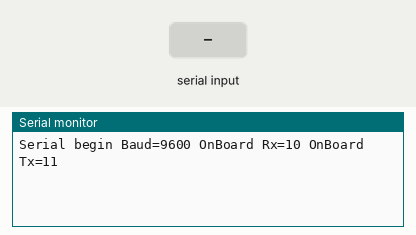
Simulated run of this sketch. Board: Arduino Uno, built with avr-gcc and run on an emulated ATmega328P. Shown: the last lines printed to the serial monitor. Inputs (shaded band) come from the test bench.

Above: at 1.2 s.
1.3 s: "1" received over the second serial link
At 2.3 s:
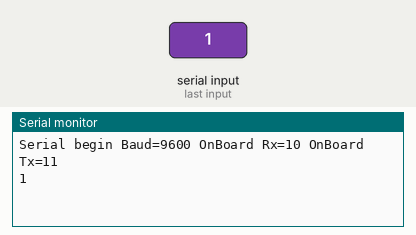
2.8 s: "0" received over the second serial link
At 3.4 s:
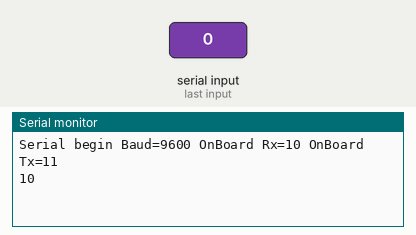

Measured:
- after the input at 1.3 s, the serial monitor: prints a new line at once (image 1)
- after the input at 2.8 s, the serial monitor: prints a new line at once (image 2)

The sketch:

blurtooth_try.ino
```cpp
/*
 Bluetooth AT Command 傳送 kah 接收。
序列視窗下腳 e (沒有行結尾) 選項，愛考慮,試用 zitlex!
配對密碼:1234

...
 */

//HC-06 AT COMMAND:
//AT               // OK
//AT+NAMEJOY2      // Name=JOY2
//AT+VERSION       // panfpunr
//AT+BAUD4         // Baud=9600
//AT+ROLE          // not support
//AT+ADDR          // not support
//AT+PSWD          // not support
//AT+UART          // not support

#ifndef SS_SOFTWARE_SERIAL
#define SS_SOFTWARE_SERIAL
#include <SoftwareSerial.h>
#endif

enum { UnoBoard_Rx=10, UnoBoard_Tx=11, Baud=9600 };
SoftwareSerial BT(UnoBoard_Rx, UnoBoard_Tx);  // Bluetooth_Tx===UnoBoard_Rx
void setup() {

  Serial.begin(Baud);
  BT.begin(Baud);

  Serial.println(
     String("Serial begin Baud=")+
     String(Baud)+
     String(" OnBoard Rx=")+
     String(UnoBoard_Rx)+
     String(" OnBoard Tx=")+
     String(UnoBoard_Tx)
     );
}

//-----------------------------
void loop() {

  while( BT.available() ){
    Serial.write( BT.read() );
  }

  while( Serial.available() ){
    BT.write( Serial.read() );
  }

}
```
